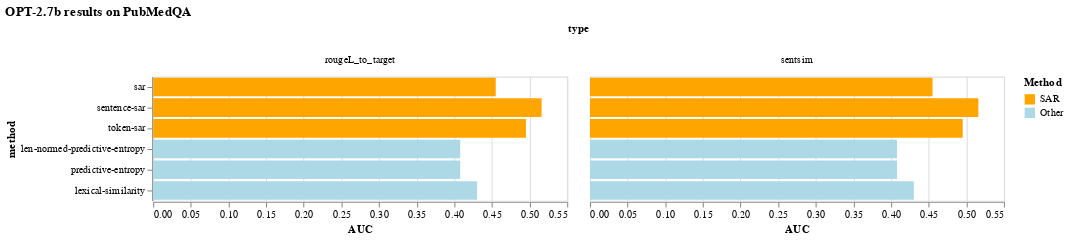

Here is the notebook cell this chart was saved with:
### Markdown cell above
#### OPT

### Code cell
txt_to_csv("opt")
opt_df = pd.read_csv("uncertainty_estimation_results_opt.csv")
opt_df["Method"] = ["SAR" if "sar" in method else "Other" for method in opt_df["method"]]
opt_df.head()

alt.Chart(opt_df, title="OPT-2.7b results on PubMedQA").mark_bar().encode(
    alt.Column("type"),
    alt.Y("method", sort=None),
    alt.X("AUC"),
    color=alt.Color("Method", scale=alt.Scale(domain=("SAR", "Other"), range=["orange", "lightblue"]))
)

### Figure 1 — Vega-Lite specification as saved in the notebook (floating-point values rounded to 4 significant figures)
{"config": {"view": {"continuousWidth": 400, "continuousHeight": 300}}, "data": {"name": "data-5f48f0358253d507f62774592dadf74a"}, "mark": "bar", "encoding": {"color": {"field": "Method", "scale": {"domain": ["SAR", "Other"], "range": ["orange", "lightblue"]}, "type": "nominal"}, "column": {"field": "type", "type": "nominal"}, "x": {"field": "AUC", "type": "quantitative"}, "y": {"field": "method", "sort": null, "type": "nominal"}}, "title": "OPT-2.7b results on PubMedQA", "$schema": "https://vega.github.io/schema/vega-lite/v4.17.0.json", "datasets": {"data-5f48f0358253d507f62774592dadf74a": [{"accuracy": 0.48, "method": "sar", "type": "rougeL_to_target", "threshold": 0.5, "AUC": 0.4551, "Method": "SAR"}, {"accuracy": 0.48, "method": "sar", "type": "sentsim", "threshold": 0.5, "AUC": 0.4551, "Method": "SAR"}, {"accuracy": 0.48, "method": "sentence-sar", "type": "rougeL_to_target", "threshold": 0.5, "AUC": 0.516, "Method": "SAR"}, {"accuracy": 0.48, "method": "sentence-sar", "type": "sentsim", "threshold": 0.5, "AUC": 0.516, "Method": "SAR"}, {"accuracy": 0.48, "method": "token-sar", "type": "rougeL_to_target", "threshold": 0.5, "AUC": 0.4952, "Method": "SAR"}, {"accuracy": 0.48, "method": "token-sar", "type": "sentsim", "threshold": 0.5, "AUC": 0.4952, "Method": "SAR"}, {"accuracy": 0.48, "method": "len-normed-predictive-entropy", "type": "rougeL_to_target", "threshold": 0.5, "AUC": 0.4079, "Method": "Other"}, {"accuracy": 0.48, "method": "len-normed-predictive-entropy", "type": "sentsim", "threshold": 0.5, "AUC": 0.4079, "Method": "Other"}, {"accuracy": 0.48, "method": "predictive-entropy", "type": "rougeL_to_target", "threshold": 0.5, "AUC": 0.4079, "Method": "Other"}, {"accuracy": 0.48, "method": "predictive-entropy", "type": "sentsim", "threshold": 0.5, "AUC": 0.4079, "Method": "Other"}, {"accuracy": 0.48, "method": "lexical-similarity", "type": "rougeL_to_target", "threshold": 0.5, "AUC": 0.4303, "Method": "Other"}, {"accuracy": 0.48, "method": "lexical-similarity", "type": "sentsim", "threshold": 0.5, "AUC": 0.4303, "Method": "Other"}]}}
